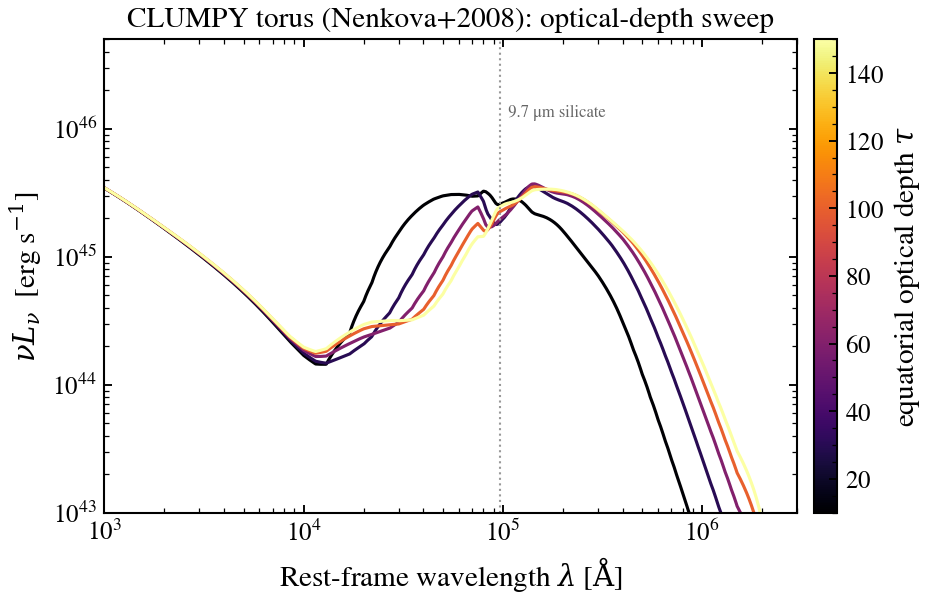

Generate this figure with Python:
"""
CLUMPY torus (Nenkova+2008): optical depth as a fitted parameter
================================================================

The Nenkova et al. (2008) CLUMPY library is the AGN dusty-torus model used
by FSPS and Prospector. tengri ships the same templates (vendored from FSPS
as ``data/nenkova08_torus_grid.h5``) and interpolates them with a pure-JAX
triweight kernel, so the **equatorial optical depth ``agn_tau`` is a fully
differentiable, fitted parameter** — it can be sampled by NUTS, optimised by
MAP, or marginalised by VI, just like in Prospector.

Here we sweep ``agn_tau`` over the grid extent (5–150) at fixed bolometric
luminosity. Higher optical depths reprocess more of the accretion-disc
continuum into the infrared and deepen the 9.7 μm silicate feature, shifting
the mid-IR torus bump.

Because the interpolation is pure JAX, ``jax.grad`` of the SED with respect to
``agn_tau`` is finite — the property that makes the optical depth usable in
gradient-based inference (and which the previous SciPy-interpolated
implementation lacked).

References
----------
Nenkova, M., Sirocky, M. M., Nikutta, R., Ivezić, Ž., & Elitzur, M. 2008,
ApJ, 685, 147 ("AGN Dusty Tori. I. Handling of Clumpy Media").
Conroy, C. & Gunn, J. E. 2010, ApJ, 712, 833 (FSPS).
Johnson, B. D. et al. 2021, ApJS, 254, 22 (Prospector).
"""

import warnings

import jax
import jax.numpy as jnp
import matplotlib as mpl
import matplotlib.pyplot as plt
import numpy as np

import tengri
from tengri.analysis.plotting import setup_style

setup_style()
warnings.filterwarnings("ignore", message=".*BakedInBackend.*")
warnings.filterwarnings("ignore", message=".*deprecated.*")

C_AA_PER_S = 2.998e18

# A luminous AGN on a quiescent host so the torus dominates the mid-IR.
# ``frac=1.0`` scales the AGN to the host bolometric luminosity; ``log_lbol``
# sets the absolute AGN power. ``tau`` (= agn_tau) is the free torus axis.
ssp = tengri.load_ssp()
model = tengri.SEDModel.build(
    ssp,
    sfh={"type": "const", "*": tengri.FIXED, "log_total_mass": -10.0},
    dust={"type": "two_component", "*": tengri.FIXED, "tau_diff": 0.0, "tau_bc": 0.0},
    agn={
        "disc": {"type": "multicolor", "*": tengri.FIXED},
        "torus": {"type": "nenkova", "*": tengri.FIXED, "tau": tengri.Uniform(5, 150)},
        "*": tengri.FIXED,
        "log_lbol": 12.5,
        "frac": 1.0,
    },
    redshift=tengri.Fixed(0.05),
)
baseline = dict(model.spec.sample(jax.random.PRNGKey(0)))

tau_values = np.array([10.0, 30.0, 60.0, 100.0, 150.0])
norm = mpl.colors.Normalize(vmin=tau_values.min(), vmax=tau_values.max())
cmap = plt.get_cmap("inferno")

fig, ax = plt.subplots(figsize=(6.6, 4.3))
for tau in tau_values:
    out = model.predict_rest_sed({**baseline, "agn_tau": jnp.float64(tau)})
    wave = np.asarray(out.wavelength)
    nu_l_nu = C_AA_PER_S / wave * np.asarray(out.sed)
    ax.loglog(wave, nu_l_nu, color=cmap(norm(tau)), lw=1.5)

# Silicate feature marker.
ax.axvline(9.7e4, color="0.6", ls=":", lw=1.0)
ax.text(9.7e4, ax.get_ylim()[1] * 0.5, r"  9.7 μm silicate", color="0.4", fontsize=8)

sm = mpl.cm.ScalarMappable(norm=norm, cmap=cmap)
cbar = fig.colorbar(sm, ax=ax, pad=0.02)
cbar.set_label(r"equatorial optical depth $\tau$")

ax.set(
    xlim=(1e3, 3e6),
    ylim=(1e43, 5e46),
    xlabel=r"Rest-frame wavelength $\lambda$ [$\mathrm{\AA}$]",
    ylabel=r"$\nu L_\nu$  [erg s$^{-1}$]",
    title="CLUMPY torus (Nenkova+2008): optical-depth sweep",
)

plt.tight_layout()
plt.savefig("plot_nenkova_tau_sweep.png", dpi=150, bbox_inches="tight")
plt.close(fig)
